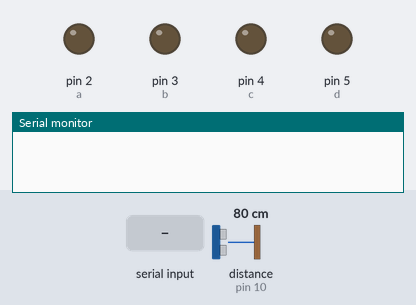
Recording of a sketch running on a simulated Arduino Uno, built with avr-gcc and run on an emulated ATmega328P. On the bench: output pins drawn as LEDs (lit = HIGH), the last lines printed to the serial monitor. Wiring (inferred from the names in the program): ultrasonic range finder: trigger pin 9; echo pin 10. Inputs (shaded band) come from the test bench; at power-on: distance to the obstacle (sensor on pin 10) 80 cm. The echo pulse lasts 58.3 µs per cm; pins used as bus, display or sensor lines are not drawn.

Above: at 1.2 s.
1.3 s: "up" received over Serial
At 3.4 s:
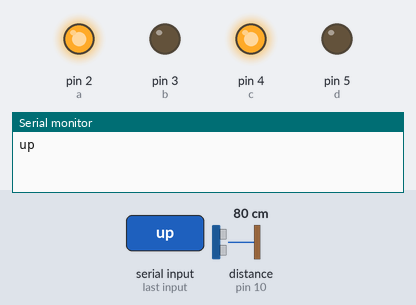
3.8 s: "left" received over Serial
At 5.4 s:
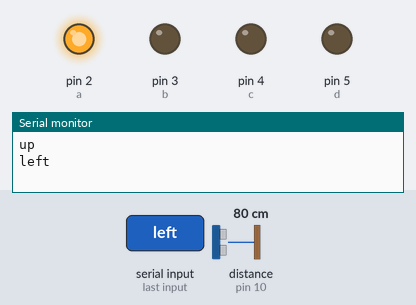
6.3 s: "right" received over Serial
At 8.5 s:
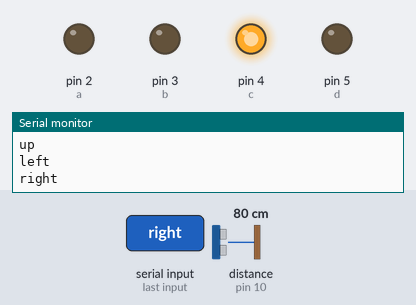
8.8 s: "back" received over Serial
At 10.4 s:
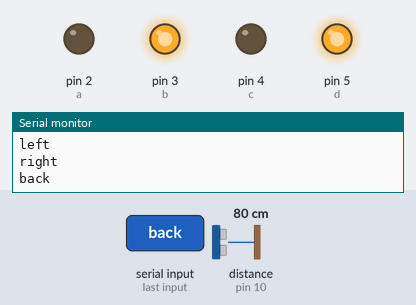
Timing chart, 0 to 11.9 s (numbered marks = the images above; inputs shaded):
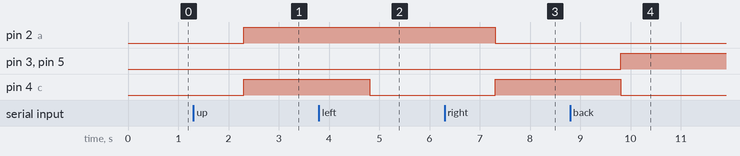

Measured:
- after the input at 1.3 s, pin 2 (a), pin 4 (c): LOW → HIGH after 1.0 s
- after the input at 3.8 s, pin 4 (c): HIGH → LOW after 1.0 s
- after the input at 6.3 s, pin 2 (a): HIGH → LOW after 1.0 s; pin 4 (c): LOW → HIGH after 1.0 s
- after the input at 8.8 s, pin 3 (b), pin 5 (d): LOW → HIGH after 1.0 s; pin 4 (c): HIGH → LOW after 1.0 s

The sketch:

car_with_bluetooth_ans_ultrasonic.ino
```cpp
int a=2;
int b=3;
int c=4;
int d=5;

String value;
const int transmit=9;
const int receive=10;
long duration;
int distance;
void setup() {
  // put your setup code here, to run once:
  pinMode(a,OUTPUT);
  pinMode(b,OUTPUT);
  pinMode(c,OUTPUT);
  pinMode(d,OUTPUT);
  pinMode(transmit,OUTPUT);
  pinMode(receive,INPUT);
  Serial.begin(9600);

}

void loop() {
digitalWrite(transmit,LOW);
delayMicroseconds(2);
digitalWrite(transmit,HIGH);
delayMicroseconds(10);
digitalWrite(transmit,LOW);
duration=pulseIn(receive,HIGH);
distance=duration*0.034/2;
//Serial.print("distance");
//Serial.println(distance);
if (Serial.available()>0)
{
value=Serial.readString();
if(value=="up")
{
    Serial.println(value);
    digitalWrite(a,HIGH);
    digitalWrite(b,LOW);
    digitalWrite(c,HIGH);
    digitalWrite(d,LOW);
}
if(value=="left")
{
    Serial.println(value);
    digitalWrite(a,HIGH);
    digitalWrite(b,LOW);
    digitalWrite(c,LOW);
    digitalWrite(d,LOW);

}
  if(value=="right")
{
    Serial.println(value);
    digitalWrite(a,LOW);
    digitalWrite(b,LOW);
    digitalWrite(c,HIGH);
    digitalWrite(d,LOW);
}
  if(value=="back")
{
    Serial.println(value);
    digitalWrite(a,LOW);
    digitalWrite(b,HIGH);
    digitalWrite(c,LOW);
    digitalWrite(d,HIGH);
}
  if(value=="auto")
{
   if(distance<=50)
   {
    Serial.println(distance);
    Serial.println("back");
    digitalWrite(a,LOW);
    digitalWrite(b,HIGH);
    digitalWrite(c,LOW);
    digitalWrite(d,HIGH);
   }
   else
   {
    Serial.println(distance);
    Serial.println("up");
    digitalWrite(a,HIGH);
    digitalWrite(b,LOW);
    digitalWrite(c,HIGH);
    digitalWrite(d,LOW);
   }
}
  if(value=="summa")
{
    Serial.println(value);
    digitalWrite(a,LOW);
    digitalWrite(b,LOW);
    digitalWrite(c,LOW);
    digitalWrite(d,LOW);

}
}
}
```
